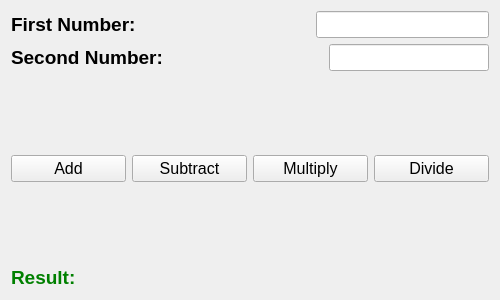
<?xml version="1.0" encoding="UTF-8"?>
<ui version="4.0">
 <class>Form</class>
 <widget class="QWidget" name="Form">
  <property name="geometry">
   <rect>
    <x>0</x>
    <y>0</y>
    <width>500</width>
    <height>300</height>
   </rect>
  </property>
  <property name="windowTitle">
   <string>Form</string>
  </property>
  <layout class="QVBoxLayout" name="verticalLayout">
   <item>
    <layout class="QHBoxLayout" name="horizontalLayout_2">
     <item>
      <widget class="QLabel" name="label">
       <property name="font">
        <font>
         <family>Segoe UI</family>
         <pointsize>14</pointsize>
         <weight>75</weight>
         <bold>true</bold>
        </font>
       </property>
       <property name="text">
        <string>First Number:</string>
       </property>
      </widget>
     </item>
     <item>
      <spacer name="horizontalSpacer">
       <property name="orientation">
        <enum>Qt::Horizontal</enum>
       </property>
       <property name="sizeHint" stdset="0">
        <size>
         <width>40</width>
         <height>20</height>
        </size>
       </property>
      </spacer>
     </item>
     <item>
      <widget class="QLineEdit" name="lineEdit_first">
       <property name="font">
        <font>
         <family>Segoe UI</family>
         <pointsize>12</pointsize>
        </font>
       </property>
       <property name="mouseTracking">
        <bool>true</bool>
       </property>
      </widget>
     </item>
    </layout>
   </item>
   <item>
    <layout class="QHBoxLayout" name="horizontalLayout_3">
     <item>
      <widget class="QLabel" name="label_2">
       <property name="font">
        <font>
         <family>Segoe UI</family>
         <pointsize>14</pointsize>
         <weight>75</weight>
         <bold>true</bold>
        </font>
       </property>
       <property name="text">
        <string>Second Number:</string>
       </property>
      </widget>
     </item>
     <item>
      <spacer name="horizontalSpacer_2">
       <property name="orientation">
        <enum>Qt::Horizontal</enum>
       </property>
       <property name="sizeHint" stdset="0">
        <size>
         <width>40</width>
         <height>20</height>
        </size>
       </property>
      </spacer>
     </item>
     <item>
      <widget class="QLineEdit" name="lineEdit_second">
       <property name="font">
        <font>
         <family>Segoe UI</family>
         <pointsize>12</pointsize>
        </font>
       </property>
       <property name="mouseTracking">
        <bool>true</bool>
       </property>
      </widget>
     </item>
    </layout>
   </item>
   <item>
    <spacer name="verticalSpacer">
     <property name="orientation">
      <enum>Qt::Vertical</enum>
     </property>
     <property name="sizeHint" stdset="0">
      <size>
       <width>20</width>
       <height>40</height>
      </size>
     </property>
    </spacer>
   </item>
   <item>
    <layout class="QHBoxLayout" name="horizontalLayout">
     <item>
      <widget class="QPushButton" name="btn_add">
       <property name="font">
        <font>
         <family>Segoe UI</family>
         <pointsize>12</pointsize>
        </font>
       </property>
       <property name="text">
        <string>Add</string>
       </property>
      </widget>
     </item>
     <item>
      <widget class="QPushButton" name="btn_subtract">
       <property name="font">
        <font>
         <family>Segoe UI</family>
         <pointsize>12</pointsize>
        </font>
       </property>
       <property name="text">
        <string>Subtract</string>
       </property>
      </widget>
     </item>
     <item>
      <widget class="QPushButton" name="btn_multiply">
       <property name="font">
        <font>
         <family>Segoe UI</family>
         <pointsize>12</pointsize>
        </font>
       </property>
       <property name="text">
        <string>Multiply</string>
       </property>
      </widget>
     </item>
     <item>
      <widget class="QPushButton" name="btn_divide">
       <property name="font">
        <font>
         <family>Segoe UI</family>
         <pointsize>12</pointsize>
        </font>
       </property>
       <property name="text">
        <string>Divide</string>
       </property>
      </widget>
     </item>
    </layout>
   </item>
   <item>
    <spacer name="verticalSpacer_2">
     <property name="orientation">
      <enum>Qt::Vertical</enum>
     </property>
     <property name="sizeHint" stdset="0">
      <size>
       <width>20</width>
       <height>40</height>
      </size>
     </property>
    </spacer>
   </item>
   <item>
    <widget class="QLabel" name="result">
     <property name="font">
      <font>
       <family>Segoe UI</family>
       <pointsize>14</pointsize>
       <weight>75</weight>
       <bold>true</bold>
      </font>
     </property>
     <property name="styleSheet">
      <string notr="true">QLabel{
	color: green;
}</string>
     </property>
     <property name="text">
      <string>Result:</string>
     </property>
    </widget>
   </item>
  </layout>
 </widget>
 <resources/>
 <connections/>
</ui>
